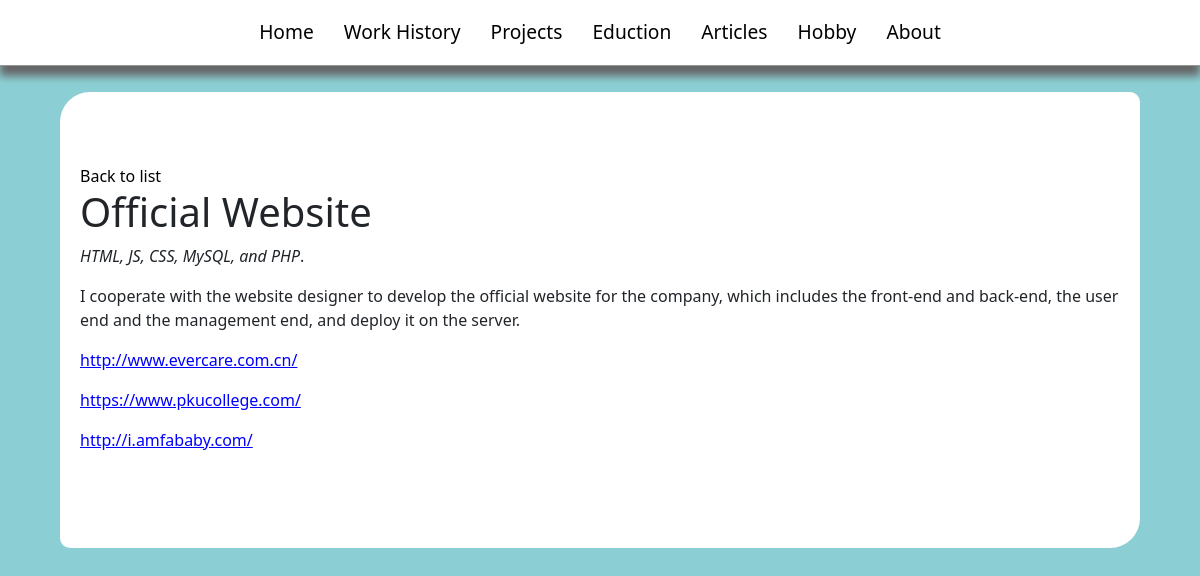
Before: /detail/16 with the older database file.
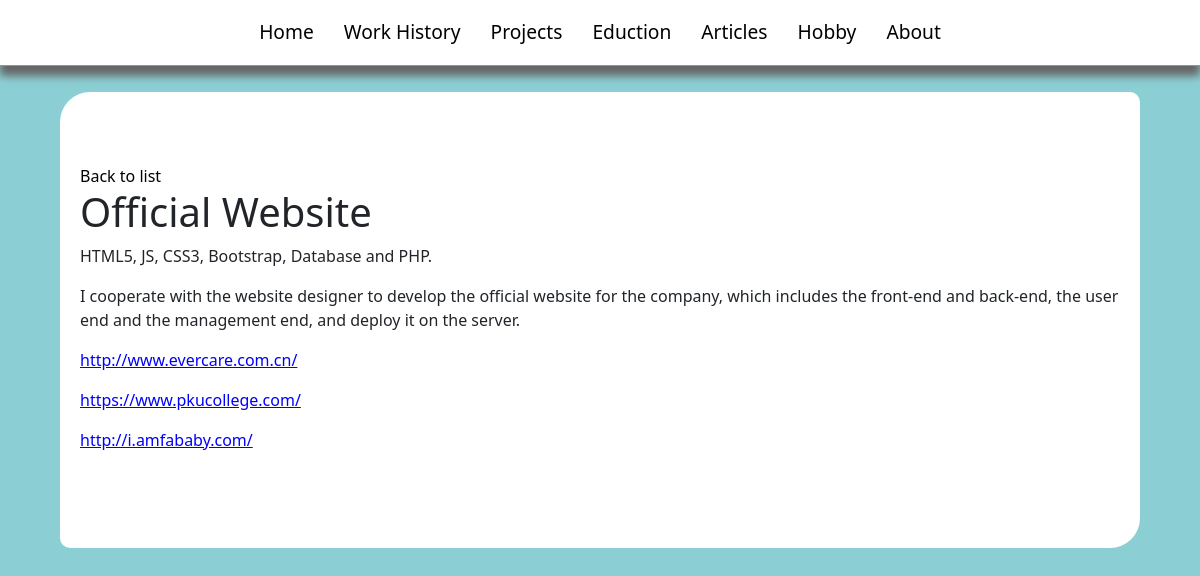
After: the same page with the newer database file.
### cv/models.py (models this page shows, shortened)
class Post(models.Model):
    post_title = models.CharField(max_length=50)
    post_description = RichTextField(null=True)
    post_content = RichTextField(null=True)
    post_image = models.ImageField(upload_to='media/uploads/',null=True)
    category = models.ForeignKey(Category,on_delete=models.PROTECT,null=True)
    tags = models.ManyToManyField(Tag)

### cv/views.py (the view)
# urls.py: path('detail/<int:post_id>', views.detail, name='detail'),
def detail(request,post_id):
    post = Post.objects.get(id=post_id)
    return render(request, 'cv/detail.html',{'post':post,'nav':categories})

### cv/templates/cv/detail.html
{% extends 'cv/public/base2.html' %}
{% block content %}
<a href="/posts/{{post.category.id}}">Back to list</a>
<h1>{{post.post_title}}</h1>
<div>
    {{post.post_description|safe}}
</div>
<div>
    {{post.post_content|safe}}
</div>
{% endblock  %}

Changed rows visible on the page:
changed Post "Official Website": post_description "HTML, JS, CSS, MySQL, and PHP ." → "HTML5, JS, CSS3, Bootstrap, Database and PHP."
